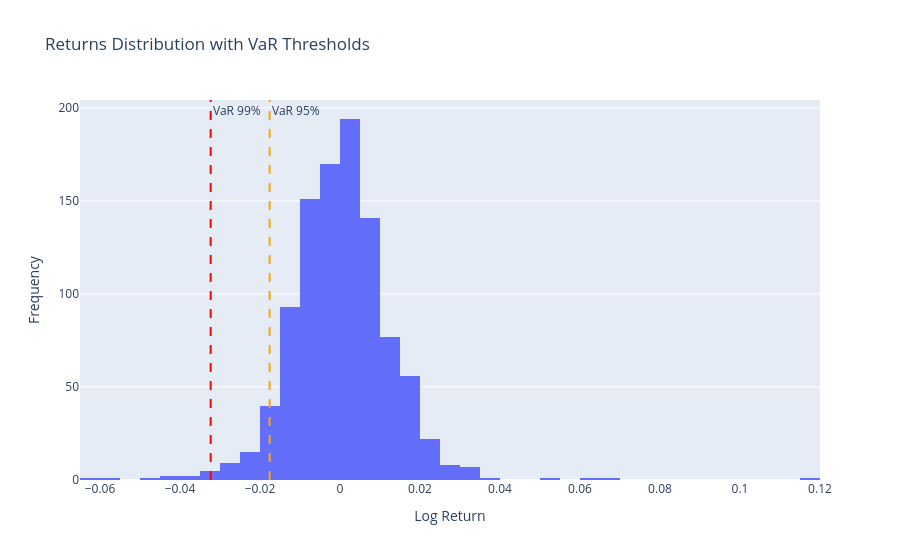

Notebook cell for this chart:
### Markdown cell above
## 2. Value at Risk (VaR) & Expected Shortfall (ES)
VaR represents the quantile of the loss distribution:
$$\text{VaR}_\alpha = \inf \{ L : P(L > L) \le 1 - \alpha \}$$
ES represents the average loss exceeding VaR:
$$\text{ES}_\alpha = E[L | L > \text{VaR}_\alpha]$$

### Code cell
from market_risk.estimators import RiskEngine

engine = RiskEngine(confidence_levels=[0.95, 0.99])
hist_risk = engine.historical_var_es(returns_series)

fig = go.Figure()
fig.add_trace(go.Histogram(x=returns, nbinsx=50, name='Returns Distribution'))
fig.add_vline(x=-hist_risk['VaR_0.95'], line_dash='dash', line_color='orange', annotation_text='VaR 95%')
fig.add_vline(x=-hist_risk['VaR_0.99'], line_dash='dash', line_color='red', annotation_text='VaR 99%')
fig.update_layout(title='Returns Distribution with VaR Thresholds', xaxis_title='Log Return', yaxis_title='Frequency')
fig.show()

### Figure 1 — Plotly figure (JSON) as saved in the notebook; plotly's stock layout.template omitted (floating-point values rounded to 4 significant figures; data arrays with more than 128 entries replaced by an {"elided": "..."} marker saying what was removed)
{"data": [{"name": "Returns Distribution", "nbinsx": 50, "type": "histogram", "x": {"elided": "1000 float values"}}], "layout": {"annotations": [{"showarrow": false, "text": "VaR 95%", "x": -0.01759, "xanchor": "left", "xref": "x", "y": 1, "yanchor": "top", "yref": "y domain"}, {"showarrow": false, "text": "VaR 99%", "x": -0.03233, "xanchor": "left", "xref": "x", "y": 1, "yanchor": "top", "yref": "y domain"}], "shapes": [{"line": {"color": "orange", "dash": "dash"}, "type": "line", "x0": -0.01759, "x1": -0.01759, "xref": "x", "y0": 0, "y1": 1, "yref": "y domain"}, {"line": {"color": "red", "dash": "dash"}, "type": "line", "x0": -0.03233, "x1": -0.03233, "xref": "x", "y0": 0, "y1": 1, "yref": "y domain"}], "title": {"text": "Returns Distribution with VaR Thresholds"}, "xaxis": {"title": {"text": "Log Return"}}, "yaxis": {"title": {"text": "Frequency"}}}}
